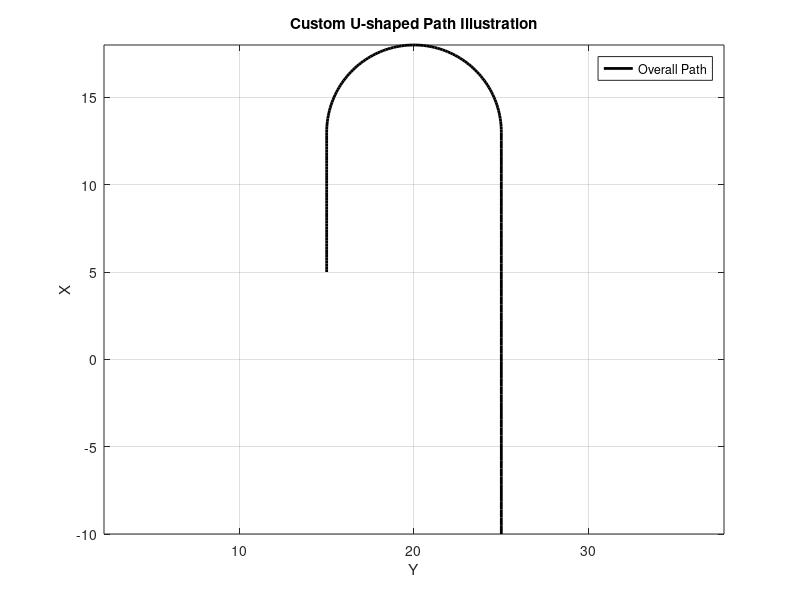

The MATLAB source for this figure:
clear all
close all

% =========================================================================
% Generate a Custom U-Shaped Path for Multi-ASV Formation Task
% =========================================================================
% This script creates a composite path consisting of:
%   - A straight line segment
%   - A semicircular arc
%   - Another straight line segment
% The output is a Nx2 array (xr), where each row is [x, y] along the path.
% The result is visualized and saved as 'targetpath.mat' for later use.
%
% Author: Wenxiang Wu
% Date:   2025-01-19


x0 = 5; y0 = 15;     % Starting point
x1 = 13; y1 = 15;    % Endpoint of the first straight segment, also start of the semicircle
x2 = 13; y2 = 25;    % Endpoint of the semicircle, also start of the third straight segment
x3 = -10;  y3 = 25;  % Endpoint
R = 5;               % Radius of the semicircle

% First straight segment
N1 = 50;
x_line1 = linspace(x0, x1, N1);
y_line1 = linspace(y0, y1, N1);

% Semicircular segment
Narc = 100;
center_x = x1; center_y = (y1+y2)/2;   % Circle center (13,20)
theta1 = -pi/2;       % Start from the lower tangent point
theta2 = pi/2;        % End at the upper tangent point
theta_arc = linspace(theta1, theta2, Narc);
x_arc = center_x + R * cos(theta_arc);
y_arc = center_y + R * sin(theta_arc);

% Third straight segment
N2 = 50;
x_line2 = linspace(x2, x3, N2);
y_line2 = linspace(y2, y3, N2);

% Combine segments
X = [x_line1, x_arc, x_line2];
Y = [y_line1, y_arc, y_line2];
xr=[X;Y]';

% Visualization
figure;
plot(Y, X, 'k-', 'LineWidth', 2); hold on;
axis equal
xlabel('Y'); ylabel('X'); title('Custom U-shaped Path Illustration');
legend('Overall Path')
grid on
  
axis equal

save('targetpath','xr')
